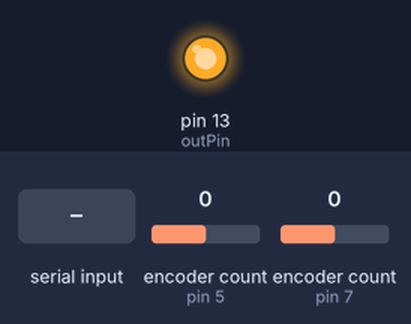
A sketch run on a simulated Arduino Uno, built with avr-gcc and run on an emulated ATmega328P. Parts: output pins drawn as LEDs (lit = HIGH). The inputs (shaded band) are chosen by the test bench; at power-on: encoder count (sensors on pin 5, pin 7) 0. What the sketch prints to the serial monitor is not drawn.

Above: at 1.2 s.
1.3 s: "1" received over Serial
Timing chart, 0 to 4.3 s (numbered marks = the images above; inputs shaded):
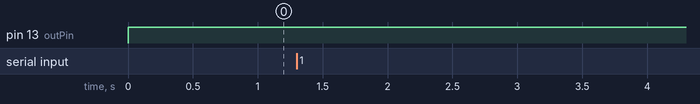

Measured:
- after the input at 1.3 s, every drawn part: stays the same

The sketch:

buttonlar.ino
```cpp
#include <Encoder.h>
Encoder knobLeft(5, 6); //2 sol pin
Encoder knobRight(7, 8); //2 sağ pin
int outPin = 13; // push output pini
int inPin = 7;   // push input pini
int val = 0;     //pin sayaci

void setup() {
  Serial.begin(9600);
  Serial.println("Buton Yon Encoder Test:");
   pinMode(outPin, OUTPUT);  //output
  pinMode(inPin, INPUT);    // dinput
}

long positionLeft  = -999;  //sol
long positionRight = -999;  //sağ

void loop() {
  long newLeft, newRight;
  newLeft = knobLeft.read();
  newRight = knobRight.read();
  if (newLeft != positionLeft || newRight != positionRight) {
    Serial.print("Left = ");
    Serial.print(newLeft);
    Serial.print(", Right = ");
    Serial.print(newRight);
    Serial.println();
    positionLeft = newLeft;
    positionRight = newRight;
  }

  if (Serial.available()) {
    Serial.read();
    Serial.println("Butonlari Resetle");
    knobLeft.write(0);
    knobRight.write(0);
  }
   val = digitalRead(inPin);  // push button input al
  if (val == HIGH) {         // check input is HIGH (button released)
    digitalWrite(outPin, LOW);
  } else {
    digitalWrite(outPin, HIGH);
  }
}
```
